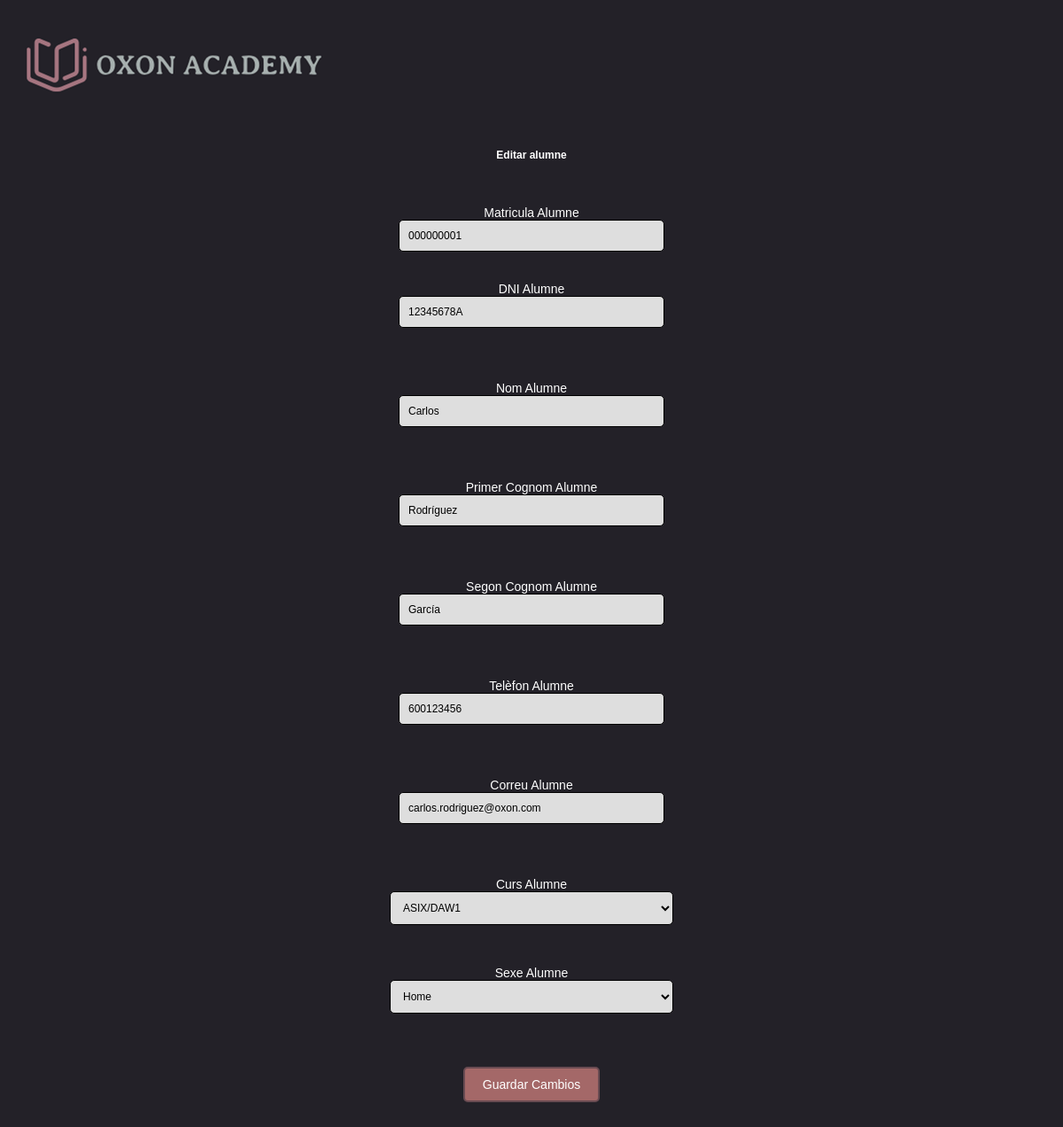
Page /WEB/formularios/alumne/formeditarAlumne.php?ID=000000001 on the earlier database version.
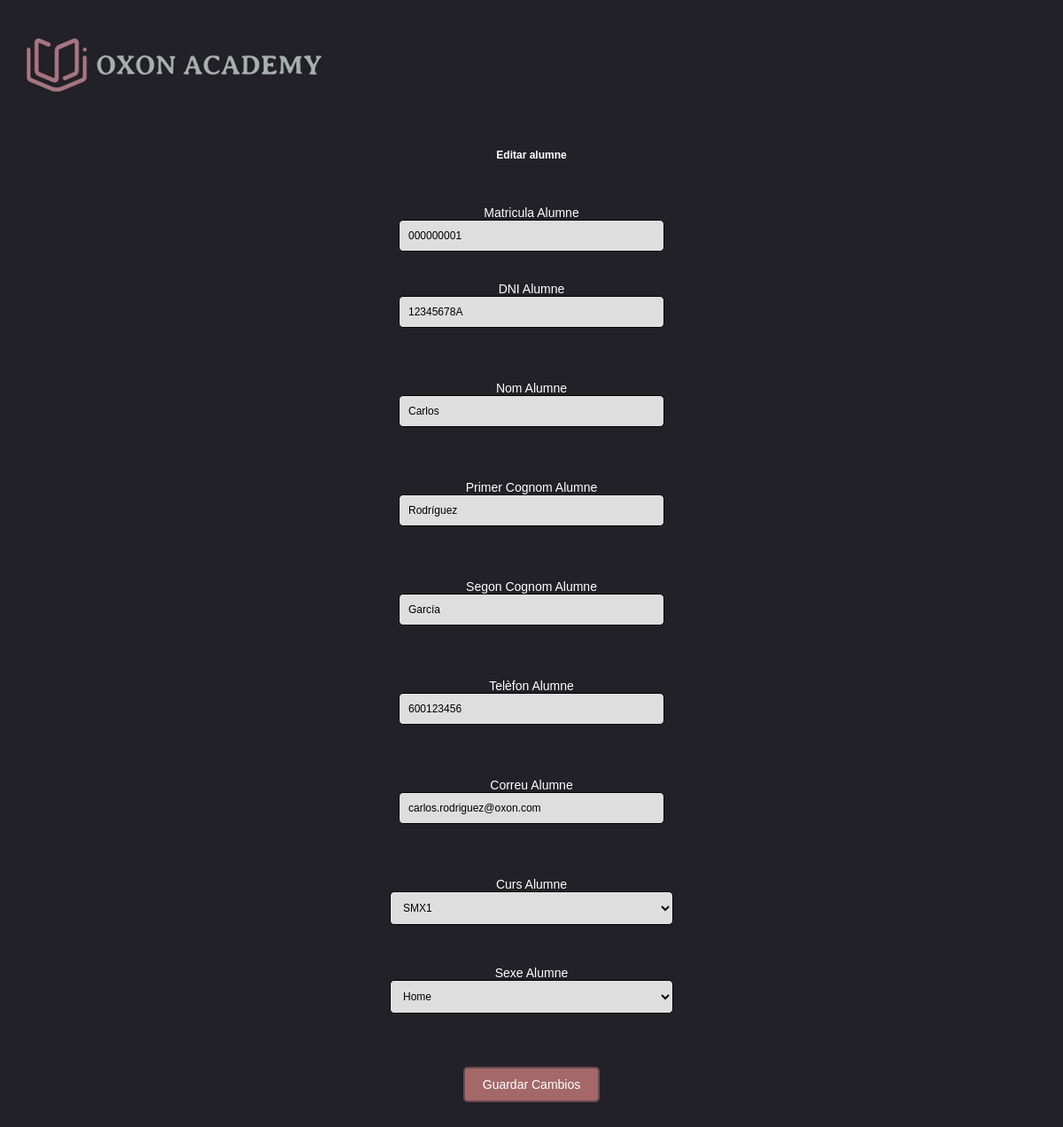
Same page on the later database version.
### tables this page shows
CREATE TABLE tbl_alumnes(
  Matricula_alumne CHAR(9) NOT NULL PRIMARY KEY,
  DNI_alumne CHAR(9) NOT NULL,
  Nom_alumne VARCHAR(30) NULL,
  Primer_Cognom_alumne VARCHAR(60) NOT NULL,
  Segon_Cognom_alumne VARCHAR(60) NOT NULL,
  Telefon_alumne CHAR(9) NOT NULL,
  Correu_alumne VARCHAR(50) NOT NULL,
  Sexe_alumne ENUM('Home','Dona','No binari') NOT NULL,
  FK_ID_curs INT NOT NULL
);

### WEB/formularios/alumne/formeditarAlumne.php (the view, shortened to what this page needs)
<?php
    if (!isset($_GET['ID'])){
        header('Location: ./../../crud.php');
        exit();
    } else {
        require_once './../../conexion.php';
        try {
            $ID = $_GET['ID'];
            $stmt = $conn->prepare("SELECT * FROM tbl_alumnes WHERE Matricula_alumne = ?");
            $stmt->bindParam(1, $ID);
            $stmt->execute();
            $datos_escuela = $stmt->fetchAll();
            $array=array();
            foreach($datos_escuela as $clave => $valor){
                $array=$valor;
            }
        } catch (PDOException $e) {
            echo "Error al obtener datos de la base de datos: " . $e->getMessage();
        }
    }
?>
<head>
    <link rel="stylesheet" href="./../../css/style.css">
</head>
<body class="CRUD">
    <br>
    <div class="logo">
        <img src="./../../img/logoextendido.png" alt="LOGO">
    </div>
    <div class="titulo">
        <h1>Editar alumne</h1>
    </div>
    <form action="./../../acciones/editar.php" method="post">
        <label for="Matricula_Alumne">Matricula Alumne</label><br>
        <input type="text" id="Matricula_Alumne" name="Matricula_Alumne" value="<?php echo $ID; ?>" readonly>
        <br><br>
        <label for="DNI_Alumne">DNI Alumne</label><br>
        <input type="text" id="DNI_Alumne" name="DNI_Alumne" value="<?php echo $array[1];?>" placeholder="Introduzca su DNI - 8 Numeros y letra" pattern="[0-9]{8}[A-Za-z]{1}" readonly>
        <br><br>
        <label for="Nom_Alumne">Nom Alumne</label><br>
        <input onmouseleave="validarNombre()" type="text" id="Nom_Alumne" name="Nom_Alumne" value="<?php echo $array[2]?>"  maxlength="30"required>
        <br><br>
        <label for="Primer_Cognom_Alumne">Primer Cognom Alumne</label><br>
        <input onmouseleave="validaApellido1()" type="text" id="Primer_Cognom_Alumne" name="Primer_Cognom_Alumne" value="<?php echo $array[3]?>" maxlength="60" required>
        <br><br>
        <label for="Segon_Cognom_Alumne">Segon Cognom Alumne</label><br>
        <input onmouseleave="validaApellido2()" type="text" id="Segon_Cognom_Alumne" name="Segon_Cognom_Alumne" value="<?php echo $array[4]?>" maxlength="60" required>
        <br><br>
        <label for="Telefon_Alumne">Telèfon Alumne</label><br>
        <input onmouseleave="validaTelf()" type="tel" id="Telefon_Alumne" name="Telefon_Alumne" value="<?php echo $array[5]?>" required>
        <br><br>
        <label for="Correu_Alumne">Correu Alumne</label><br>
        <input onmouseleave="validaEmail()" type="email" id="Correu_Alumne" name="Correu_Alumne" value="<?php echo $array[6]?>" required>
        <br><br>
        <label for="FK_ID_curs">Curs Alumne</label><br>
        <select onmouseleave="validaOpcionesCurso()" id="FK_ID_curs" name="FK_ID_curs" class="selectform" required>
            <option value="3" <?php echo ($array[8] == '3') ? 'selected' : ''; ?>>ASIX/DAW1</option>
            <option value="1" <?php echo ($array[8] == '1') ? 'selected' : ''; ?>>SMX1</option>
        </select>
        <br>
        <label for="Sexe_Alumne">Sexe Alumne</label><br>
        <select onmouseleave="validaOpcionesSexo()" id="Sexe_Alumne" name="Sexe_Alumne" class="selectform" required>
            <option <?php echo ($array[7] == "Home") ? 'selected' : ''; ?>>Home</option>
        </select>
        <br><br>
        <input type="submit" value="Guardar Cambios" class="button_form">
    </form><br><br>
</body>

### WEB/css/style.css (style rules this page uses)
* { font-size: 12px; }
body { margin: 0%; }
.CRUD { font-family: Arial, sans-serif; background-color: #232128; }
h1 { text-align: center; margin-top: 3em; color: white; }
.titulo { text-align: center; }
form { margin-top: 50px; text-align: center; }
form label { color: white; font-size: 14px; }
form input { color: black; }
form input[type="text"], form input[type="tel"], form input[type="password"], form input[type="email"], form input[type="number"], .selectform { width: 100%; max-width: 300px; padding: 10px; margin-bottom: 20px; border-radius: 5px; border: 1px solid rgb(0, 0, 0); background-color: #dedede; }
form input[type="submit"] { padding: 10px 20px; color: #ffffff; text-decoration: none; font-size: 14px; border-radius: 5px; border: 2px solid #694b52; background-color: rgb(164, 104, 104); transition: background-color 0.3s, color 0.3s; cursor: pointer; }
.selectform { width: 100%; max-width: 320px; padding: 10px; margin-bottom: 20px; border-radius: 5px; border: 1px solid black; }
.button_form { display: inline-block; padding: 10px 20px; text-decoration: none; background-color: #a47580; border: 2px solid #674950; border-radius: 5px; }

Differences in the rows shown:
changed tbl_alumnes "Carlos": FK_ID_curs (not shown) → "SMX1"
Other differences:
form field FK_ID_curs: "ASIX/DAW1" → (not shown)
